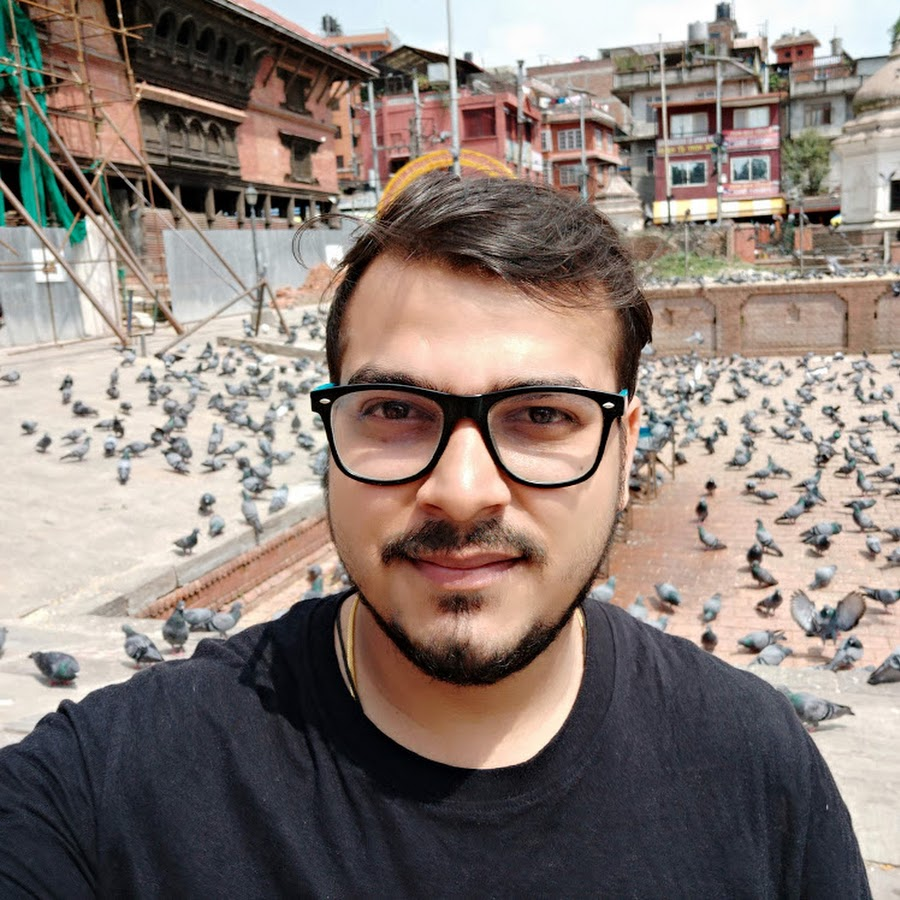
#> input picture python basics/Dummy Src/krish.jpg, 900 x 900 px, found by its file name; the run also reads 1 picture not shown here
$ jupyter execute Assignment-14.ipynb
#> lines starting #> are read from the running program, lines starting #| are printed output that depends on the picture
#### 1. What does RGBA stand for?
**Ans:** **RGBA** is a four-channel format containing data for `Red`, `Green`, `Blue`, and an `Alpha` value. Where Alpha Represents the Opacity

#### 2. From the Pillow module, how do you get the RGBA value of any images?
**Ans:** **`ImageColor.getcolor()`** gives rgba value of any image

#### 3. What is a box tuple, and how does it work?
**Ans:** A box tuple is a tuple value of four integers: the left-edge x-coordinate, the top-edge y-coordinate,the width, and the height, respectively.

#### 4. Use your image and load in notebook then, How can you find out the width and height of an Image object?

[cell 1]
#Example Program
from PIL import Image
pic = Image.open(r'Dummy Src/Krish.jpg')
#> pic is the input picture: PIL image 900x900 RGB; mean R, G, B 138.6, 125.6, 118.9
print(f'Width, Height = {pic.size}') # Approach 1
#| Width, Height = (900, 900)
print(f'Width, Height = {pic.width},{pic.height}') # Approach 2
#| Width, Height = 900,900
width,height = pic.size
#> width = 900; height = 900
print(f'Width, Height = {width},{height}') # Approach 3
#| Width, Height = 900,900

[cell 2]
from PIL import Image
img = Image.open('Dummy Dest/Krish.jpg')
new_img = img.resize(size=(200,200))
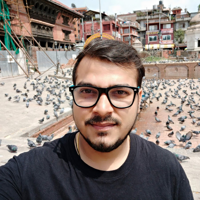
#> new_img: PIL image 200x200 RGB; mean R, G, B 138.6, 125.6, 118.9
